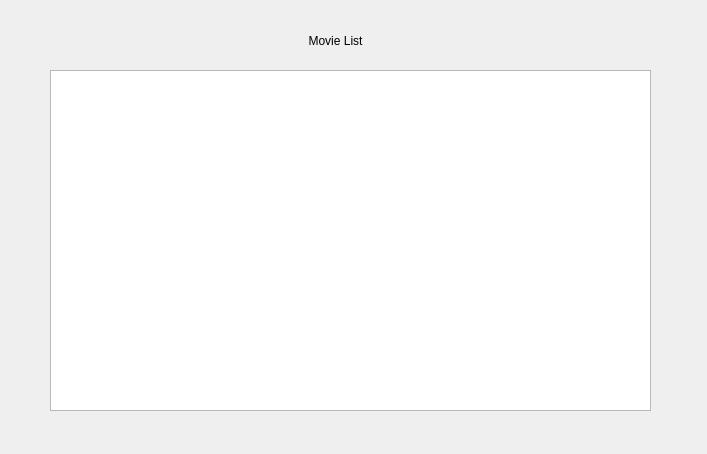
<?xml version="1.0" encoding="UTF-8"?>
<ui version="4.0">
 <class>MovieList</class>
 <widget class="QDialog" name="MovieList">
  <property name="geometry">
   <rect>
    <x>0</x>
    <y>0</y>
    <width>707</width>
    <height>454</height>
   </rect>
  </property>
  <property name="windowTitle">
   <string>Dialog</string>
  </property>
  <widget class="QLabel" name="label">
   <property name="geometry">
    <rect>
     <x>270</x>
     <y>20</y>
     <width>131</width>
     <height>41</height>
    </rect>
   </property>
   <property name="text">
    <string>Movie List</string>
   </property>
   <property name="alignment">
    <set>Qt::AlignCenter</set>
   </property>
  </widget>
  <widget class="QTableView" name="tableView">
   <property name="geometry">
    <rect>
     <x>50</x>
     <y>70</y>
     <width>601</width>
     <height>341</height>
    </rect>
   </property>
   <property name="sortingEnabled">
    <bool>true</bool>
   </property>
  </widget>
 </widget>
 <resources/>
 <connections/>
</ui>
